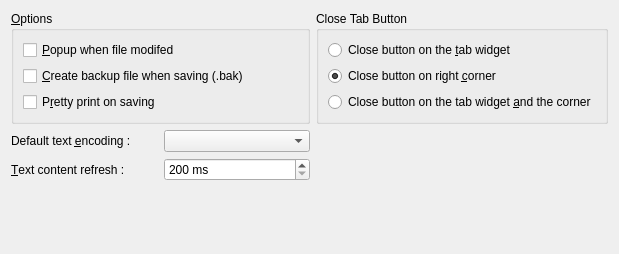
<?xml version="1.0" encoding="UTF-8"?>
<ui version="4.0">
 <class>CustomEditor</class>
 <widget class="QWidget" name="CustomEditor">
  <property name="geometry">
   <rect>
    <x>0</x>
    <y>0</y>
    <width>619</width>
    <height>254</height>
   </rect>
  </property>
  <property name="windowTitle">
   <string>Editor</string>
  </property>
  <layout class="QGridLayout" name="gridLayout">
   <item row="0" column="0" colspan="2">
    <widget class="QGroupBox" name="groupBox_3">
     <property name="title">
      <string>&amp;Options</string>
     </property>
     <layout class="QVBoxLayout" name="_2">
      <item>
       <widget class="QCheckBox" name="m_popupWhenFileModifiedCheckBox">
        <property name="whatsThis">
         <string>&lt;p&gt;Alert user when the file is modified by an extern application. The user has the choice to open the new file (&lt;u&gt;and loose his change&lt;/u&gt;) or keep current file.&lt;/p&gt;</string>
        </property>
        <property name="text">
         <string>&amp;Popup when file modifed</string>
        </property>
       </widget>
      </item>
      <item>
       <widget class="QCheckBox" name="m_createBakCheckBox">
        <property name="whatsThis">
         <string>&lt;p&gt;Create a backup file before saving the file. The backup file is stored in the same directory that the original file. &lt;/p&gt;
&lt;p&gt;The backup is created by copy the modified file before he his saved.&lt;/p&gt;</string>
        </property>
        <property name="text">
         <string>&amp;Create backup file when saving (.bak)</string>
        </property>
       </widget>
      </item>
      <item>
       <widget class="QCheckBox" name="m_prettyPrintOnSavingCheckBox">
        <property name="whatsThis">
         <string>&lt;p&gt;If the box is checked, when saving the file, &lt;b&gt;XINX &lt;/b&gt;apply the pretty print function on the text. This format the code on saving file. &lt;/p&gt;
&lt;p&gt;&lt;i&gt;Saving file can be slower.&lt;/i&gt;&lt;/p&gt;</string>
        </property>
        <property name="text">
         <string>P&amp;retty print on saving</string>
        </property>
       </widget>
      </item>
     </layout>
    </widget>
   </item>
   <item row="0" column="2">
    <widget class="QGroupBox" name="groupBox_8">
     <property name="title">
      <string>Close Tab Button</string>
     </property>
     <layout class="QGridLayout">
      <item row="0" column="0">
       <widget class="QRadioButton" name="m_closeBtnRadioButton">
        <property name="whatsThis">
         <string>&lt;p&gt;&lt;img src=&quot;:/images/tabclose.png&quot;/&gt;Show a button on the right corner of &lt;b&gt;XINX&lt;/b&gt;.&lt;/p&gt;</string>
        </property>
        <property name="text">
         <string>Close button on the &amp;tab widget</string>
        </property>
       </widget>
      </item>
      <item row="1" column="0">
       <widget class="QRadioButton" name="m_cornerBtnRadioButton">
        <property name="whatsThis">
         <string>&lt;p&gt;&lt;img src=&quot;:/images/fileclose.png&quot;/&gt;Show a close button on each tab.&lt;/p&gt;</string>
        </property>
        <property name="text">
         <string>Close button on right &amp;corner</string>
        </property>
        <property name="checked">
         <bool>true</bool>
        </property>
       </widget>
      </item>
      <item row="2" column="0">
       <widget class="QRadioButton" name="m_closeAndCornerBtnRadioButton">
        <property name="whatsThis">
         <string>&lt;p&gt;&lt;img src=&quot;:/images/tabclose.png&quot; /&gt;&lt;img src=&quot;:/images/fileclose.png&quot; /&gt;Show a button on the right corner of &lt;b&gt;XINX&lt;/b&gt; and another on each tab. This option is the concatenation of the two other options&lt;/p&gt;</string>
        </property>
        <property name="text">
         <string>Close button on the tab widget &amp;and the corner</string>
        </property>
       </widget>
      </item>
     </layout>
    </widget>
   </item>
   <item row="1" column="0">
    <widget class="QLabel" name="label_15">
     <property name="text">
      <string>Default text &amp;encoding :</string>
     </property>
     <property name="buddy">
      <cstring>m_encodingComboBox</cstring>
     </property>
    </widget>
   </item>
   <item row="1" column="1">
    <widget class="QComboBox" name="m_encodingComboBox">
     <property name="whatsThis">
      <string>&lt;p&gt;Choose the default text encoding, when the text encoding can't be found.

&lt;i&gt;Some editor, can redefined the text encoding (ie: XML and derivated editor). This encoding is used by editor as JavaScript and other&lt;/i&gt;&lt;/p&gt;</string>
     </property>
    </widget>
   </item>
   <item row="2" column="0">
    <widget class="QLabel" name="label_21">
     <property name="text">
      <string>&amp;Text content refresh :</string>
     </property>
     <property name="buddy">
      <cstring>m_refreshContentTimeoutSpinBox</cstring>
     </property>
    </widget>
   </item>
   <item row="2" column="1">
    <widget class="QSpinBox" name="m_refreshContentTimeoutSpinBox">
     <property name="whatsThis">
      <string>Number of ms to wait before reloading of the editor content. This timeout is reseted when you hit your keyboard.</string>
     </property>
     <property name="suffix">
      <string> ms</string>
     </property>
     <property name="minimum">
      <number>200</number>
     </property>
     <property name="maximum">
      <number>10000</number>
     </property>
     <property name="singleStep">
      <number>10</number>
     </property>
    </widget>
   </item>
   <item row="3" column="1" colspan="2">
    <spacer name="spacer">
     <property name="orientation">
      <enum>Qt::Vertical</enum>
     </property>
     <property name="sizeHint" stdset="0">
      <size>
       <width>166</width>
       <height>64</height>
      </size>
     </property>
    </spacer>
   </item>
  </layout>
 </widget>
 <resources>
  <include location="../../../components/xinxpluginselector.qrc"/>
  <include location="../../application.qrc"/>
 </resources>
 <connections/>
</ui>
